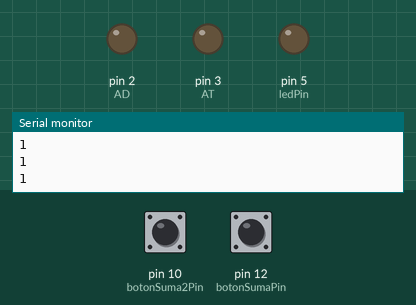
Bench run of a sketch on a simulated Arduino Uno, built with avr-gcc and run on an emulated ATmega328P. Shown: output pins drawn as LEDs (lit = HIGH), the last lines printed to the serial monitor. Inputs (shaded band) come from the test bench; at power-on: pin 10 (botonSuma2Pin) LOW, pin 12 (botonSumaPin) LOW.

Above: at 1.2 s.
1.3 s: pin 10 (botonSuma2Pin) pulled HIGH for 0.15 s
At 1.46 s:
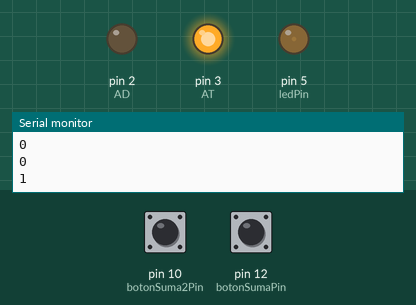
4.3 s: pin 12 (botonSumaPin) pulled HIGH for 1 s
At 4.47 s:
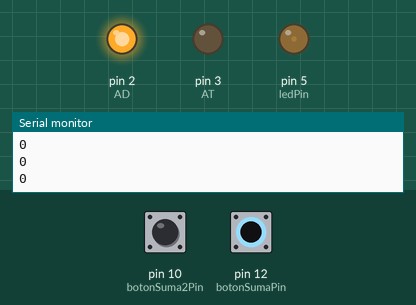
7.3 s: pin 10 (botonSuma2Pin) pulled HIGH for 1 s
At 7.92 s:
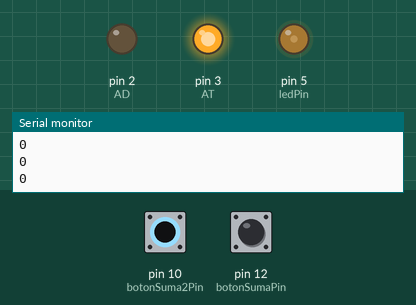
10.3 s: pin 12 (botonSumaPin) pulled HIGH for 3.2 s
At 13.1 s:
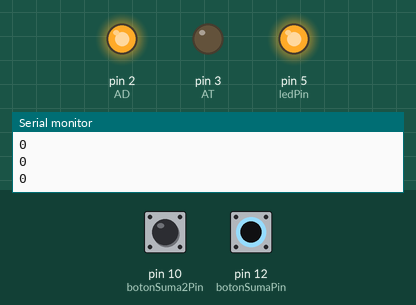
15.0 s: pin 10 (botonSuma2Pin) pulled HIGH for 0.15 s
At 15.19 s:
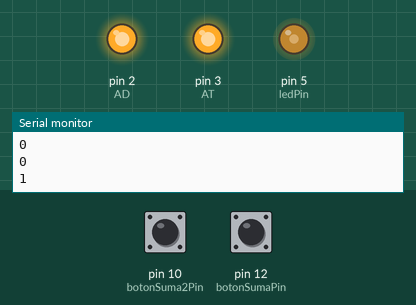
18.0 s: pin 10 (botonSuma2Pin) pulled HIGH for 3.2 s
At 21.1 s:
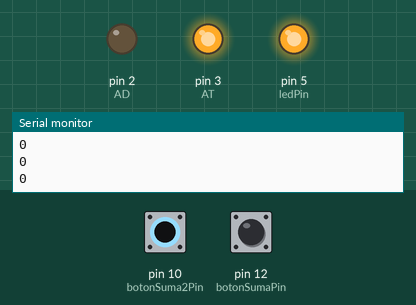
Timing chart, 0 to 25.2 s (numbered marks = the images above; inputs shaded):
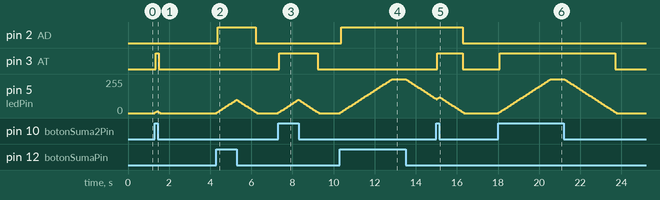

The sketch:

t6_micro2.ino
```cpp
// Puertos
const int botonSumaPin = 12;    //boton que sumara 5 al ciclo de trabajo
const int botonSuma2Pin = 10;
const int ledPin = 5;
const int AD = 2;
const int AT = 3;//Puerto con salida PWM

// Variables
int botonSumaValue;           //Variable para el boton de suma
int botonRestaValue;          //Variable para el boton de resta
int botonSuma2Value;
int cicloTrabajo;
int Rele1 =0;
int Rele2=0;

//inicialización
void setup(){
  Serial.begin (9600);
  pinMode(ledPin, OUTPUT);
  pinMode(botonSumaPin, INPUT);
  pinMode(botonSuma2Pin, INPUT);
  pinMode(AD,OUTPUT);
  pinMode(AT,OUTPUT);
}

void loop (){

  botonSumaValue= digitalRead(botonSumaPin);
  botonSuma2Value= digitalRead(botonSuma2Pin);
  botonRestaValue= !(botonSumaValue | botonSuma2Value);

  Serial.println(botonRestaValue, DEC);


  if (botonSumaValue == HIGH and botonSuma2Value == LOW  && cicloTrabajo <=250){
    cicloTrabajo +=5;
    digitalWrite(AD,HIGH);
  }
  if (botonSumaValue == LOW and botonSuma2Value == HIGH  && cicloTrabajo <=250){
    cicloTrabajo +=5;
    digitalWrite(AT,HIGH);
  }
  if (botonRestaValue == HIGH && cicloTrabajo >=5){
    cicloTrabajo -=5;
  }
  if(cicloTrabajo<=5){
    digitalWrite(AD,LOW);
    digitalWrite(AT,LOW);
  }
  analogWrite(ledPin, cicloTrabajo);
  delay(50);

}
```

Measured:
- after the input at 1.3 s, pin 3 (AT): LOW → HIGH after 0.05 s, → LOW 0.15 s later
- after the input at 4.3 s, pin 2 (AD): LOW → HIGH after 0.06 s, → LOW 1.9 s later; pin 5 (ledPin): rises from 0/255 to 100/255 in 0.95 s, then falls to 0/255 in 1.0 s
- after the input at 7.3 s, pin 3 (AT): LOW → HIGH after 0.07 s, → LOW 1.9 s later; pin 5 (ledPin): rises from 0/255 to 100/255 in 0.95 s, then falls to 0/255 in 1.0 s
- after the input at 10.3 s, pin 2 (AD): LOW → HIGH after 0.07 s; pin 5 (ledPin): rises from 0/255 to 255/255 in 2.5 s, then falls to 105/255 in 2.2 s
- after the input at 15.0 s, pin 2 (AD): HIGH → LOW after 1.3 s instead of 0.99 s; pin 3 (AT): LOW → HIGH at once, → LOW 1.3 s later
- after the input at 18.0 s, pin 3 (AT): LOW → HIGH after 0.09 s, → LOW 5.6 s later; pin 5 (ledPin): rises from 0/255 to 255/255 in 2.5 s, then falls to 0/255 in 3.2 s
